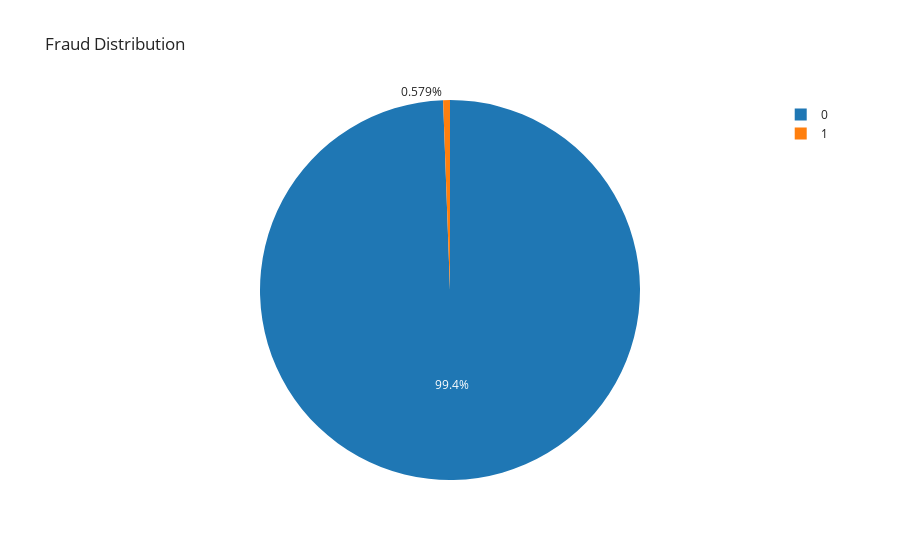

Notebook code cell kept with this figure:
### Code cell
fraud_counts = df2["is_fraud"].value_counts()
fig = px.pie(values=fraud_counts, names=fraud_counts.index, title='Fraud Distribution', template= "simple_white")
fig.show()

### Figure 1 — Plotly figure (JSON) as saved in the notebook; plotly's stock layout.template omitted (floating-point values rounded to 4 significant figures)
{"data": [{"domain": {"x": [0, 1], "y": [0, 1]}, "hovertemplate": "label=%{label}<br>value=%{value}<extra></extra>", "labels": [0, 1], "legendgroup": "", "name": "", "showlegend": true, "type": "pie", "values": [1289169, 7506]}], "layout": {"autosize": true, "legend": {"tracegroupgap": 0}, "title": {"text": "Fraud Distribution"}}}
